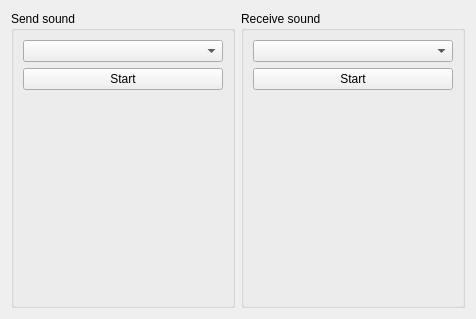
<?xml version="1.0" encoding="UTF-8"?>
<ui version="4.0">
 <class>SoundWidget</class>
 <widget class="QWidget" name="SoundWidget">
  <property name="windowTitle">
   <string>Form</string>
  </property>
  <layout class="QHBoxLayout" name="horizontalLayout">
   <item>
    <widget class="QGroupBox" name="groupBox">
     <property name="title">
      <string>Send sound</string>
     </property>
     <layout class="QVBoxLayout" name="verticalLayout">
      <item>
       <widget class="QComboBox" name="comboSendRate"/>
      </item>
      <item>
       <widget class="QPushButton" name="btnSendStartStop">
        <property name="text">
         <string>Start</string>
        </property>
       </widget>
      </item>
      <item>
       <widget class="QLabel" name="labelSendStatus">
        <property name="minimumSize">
         <size>
          <width>200</width>
          <height>200</height>
         </size>
        </property>
        <property name="text">
         <string/>
        </property>
       </widget>
      </item>
     </layout>
    </widget>
   </item>
   <item>
    <widget class="QGroupBox" name="groupBox_2">
     <property name="title">
      <string>Receive sound</string>
     </property>
     <layout class="QVBoxLayout" name="verticalLayout_2">
      <item>
       <widget class="QComboBox" name="comboReceiveRate"/>
      </item>
      <item>
       <widget class="QPushButton" name="btnReceiveStartStop">
        <property name="text">
         <string>Start</string>
        </property>
       </widget>
      </item>
      <item>
       <widget class="QLabel" name="labelReceiveStatus">
        <property name="minimumSize">
         <size>
          <width>200</width>
          <height>200</height>
         </size>
        </property>
        <property name="text">
         <string/>
        </property>
       </widget>
      </item>
     </layout>
    </widget>
   </item>
  </layout>
 </widget>
 <resources/>
 <connections/>
</ui>
